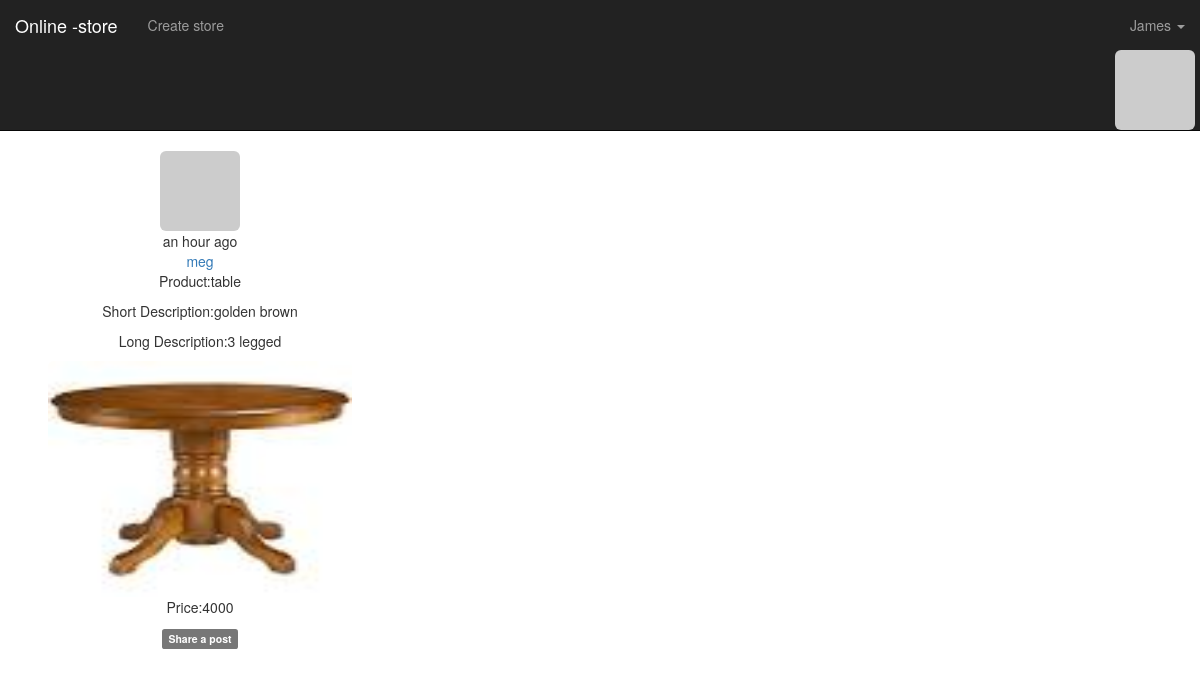
Screenshot of /post/35 (signed in) with the database file from the repository.
### app/model.py (models this page shows, shortened)
class User(UserMixin, db.Model):
    __tablename__='users'
    id = db.Column(db.Integer, primary_key=True)
    name = db.Column(db.String(128), nullable=False)
    email = db.Column(db.String(128), nullable=False)
    password = db.Column(db.String(192), nullable=False)
    password_hash =db.Column(db.String(128))
    confirmed = db.Column(db.Boolean, default=False)
    avatar_hash = db.Column(db.String(32))
    member_since = db.Column(db.DateTime(), default=datetime.utcnow)
    last_seen = db.Column(db.DateTime(), default=datetime.now)
    role_id =db.Column(db.Integer, db.ForeignKey('roles.id'))
    posts = db.relationship('Post', backref='author', lazy='dynamic')
    @property
    def password(self):
        raise AttributeError('password is are hidden attributes')
    @password.setter
    def password(self, password):
        self.password_hash = generate_password_hash(password)
    @login_manager.user_loader
    def load_user(user_id):
        return User.query.get(int(user_id))
    def ping(self):
        self.last_seen = datetime.utcnow()
        db.session.add(self)
    def gravatar(self, size=100, default='identicon', rating='g'):
        if request.is_secure:
            url = 'https://secure.gravatar.com/avatar'
        else:
            url = 'http://www.gravatar.com/avatar'
        hash = hashlib.md5(self.email.encode('utf-8')).hexdigest()
        return '{url}/{hash}?s={size}&d={default}&r={rating}'.format(
                                                                    url=url, hash=hash, size=size,
                                                                    default=default, rating=rating)
    def can(self, permissions):
        return self.role is not None and \
            (self.role.permissions & permissions) == permissions
    def is_administrator(self):
        return self.can(Permission.ADMINISTER)

class Post(db.Model):
    __tablename__ = 'posts'# this is the product section
    id = db.Column(db.Integer, primary_key=True)
    product= db.Column(db.String, nullable=False)
    short_description = db.Column(db.String(64))
    Long_description = db.Column(db.String(225))
    uploadPhotoes = db.Column(db.String(255))
    price = db.Column(db.Integer, nullable=False)
    timestamp = db.Column(db.DateTime, index=True, default=datetime.utcnow)
    author_id = db.Column(db.Integer, db.ForeignKey('users.id'))

### app/main/view.py (the view)
@main.route('/post/<int:id>')
def post(id):
    post = Post.query.get_or_404(id)
    return render_template('main/post.html', posts=[post])

### app/auth/view.py (called while the page is built)
@auth.before_app_request
def before_request():
    if current_user.is_authenticated:
        current_user.ping()
        if not current_user.confirmed \
                and request.endpoint[:5] != 'auth.':
            return redirect(url_for('auth.unconfirmed'))

### app/main/__init__.py (called while the page is built)
@main.app_context_processor
def inject_permissions():
    return dict(Permission=Permission)

### app/templates/main/post.html (shortened to what this page needs)
{% extends "layout.html" %}
{% block content %}
{% include 'main/_post.html' %}
{% endblock %}

### app/templates/layout.html (shortened to what this page needs)
{% extends "bootstrap/base.html" %}
{% import "bootstrap/wtf.html" as wtf %}
        {% block navbar %}
            <nav class="navbar navbar-inverse navbar-static-top">
                <div class="container-fluid">
                    <div class="navbar-header">
                        <a class="navbar-brand" href="#">Online -store</a>
                    </div>
                    <div class="navbar-collapse collapse">
                        <ul class="nav navbar-nav">
                            <li>
                             {% if current_user.is_authenticated %}
                                <a href="{{url_for('main.index') }}" class="brand-link">Create store</a>
                                {% endif %}
                            </li>
                        </ul>
                            <ul class="nav navbar-nav navbar-right">
                            {% if current_user.is_authenticated %}
                                <li class="dropdown">
                                    <a href="#" class="dropdown-toggle" data-toggle="dropdown">
                                        {{ current_user.name }} <b class="caret"></b>
                                    </a>
                                        </li>
                                    </ul>
                            {% else %}
                                <li><a href="{{ url_for('auth.login') }}">Log In</a></li>
                            {% endif %}
                                <div class="profile-thumbnail">
                                            <a href="{{ url_for('main.user', name=current_user.name) }}">
                                                <img class="img-rounded profile-thumbnail"
                                                src="{{ current_user.gravatar(size=30) }}">
                                            </a>
                                </div>
                    </div>
                </div>
            </nav>
    {% endblock %}

### app/templates/main/_post.html (shortened to what this page needs)
{% for post in posts %}
<div class="col-md-4 text-center">
    <div class="profile-thumbnail">
        <a href="{{ url_for('main.user', name=post.author.name) }}">
            <img class="img-rounded profile-thumbnail"
            src="{{ post.author.gravatar(size=20) if post.author else url_for('static', filename='images/uploads/default.jpg')}}">
        </a>
    </div>
    <div class="post-content">
        <div class="post-date">{{ moment(post.timestamp).fromNow() }}</div>
            <div class="post-author">
                <a href="{{ url_for('main.user', name=post.author.name) }}">
                {{ post.author.name }}
                </a>
            </div>
         <div class="post-body" required>
                <p>Product:{{ post.product }}</p>
                 </div>
        <div class="post-body" required>
                <p>Short Description:{{ post.short_description }}</p>
        </div>
        <div class="post-body">
                <p>Long Description:{{ post.Long_description }}</p>
        </div>
        <div class="post-body">
            {% if post.uploadPhotoes %}
                <img src="{{ url_for('static', filename='images/uploads/'+ post.uploadPhotoes) }}" class="img-rounded" alt="{{post.product}}" width="304" height="236">
            {% else %}
                <p>No photo available.</p>
            {% endif %}
            </div>
        <div class="post-body" required>
                <p>Price:{{ post.price }}</p>
        </div>
            <a href="{{ url_for('.post', id=post.id) }}">
            <span class="label label-default">Share a post </span>
            </a>
        </div>
    </div>
{% endfor %}

### rows the page displays
User: name "James"
Post: timestamp "an hour ago", author.name "meg", product "table", short_description "golden brown", Long_description "3 legged", uploadPhotoes+product (picture), price "4000"
